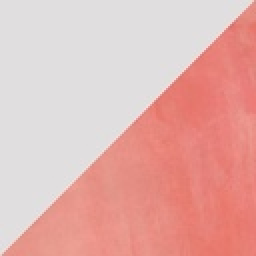
%> input picture gmm_mixture_model/original.jpg, 128 x 128 px, shrunk from 376 x 376 before the run (shown 2 times larger)
$ octave --eval "result = flipImage(imread('../gmm_mixture_model/original.jpg'));"   (GNU Octave 9; MATLAB toolbox functions it lacks are replaced by stand-ins)
%> lines starting %> are read from the running program, lines starting %| are printed output that depends on the picture
function [o] = flipImage(I)

[m, n, k] = size(I);
%> m = 128; n = 128; k = 3
o = zeros(m, n, k);
for i = 1:m-1
    for j = 1:n-1
        for z = 1:k
            o(i, j, z) = I(m-i, n-j, z);
        end
    end
end
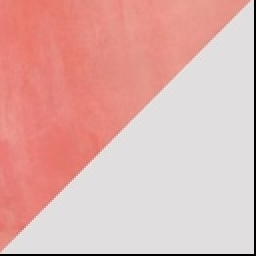
%> o: size 128x128x3 double (shown 2 times larger); mean R, G, B 224.4, 176.7, 172.6

o = uint8(o);
%> o: size 128x128x3 uint8
%imshow(o);

%%%%%%%%%%%%%%%%%%%%%%%%%%%%%%%%%%%%%%%%%%%%%%%%%%%%%%%%%%%%%%%%%%%%%%%%%%%

M = 7;
N = 7;

modifyO = padarray(o,[floor(M/2), floor(N/2)]);
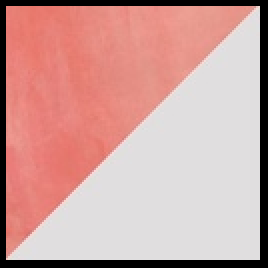
%> modifyO: size 134x134x3 uint8 (shown 2 times larger); mean R, G, B 204.8, 161.2, 157.5
BR = zeros([size(o,1) size(o,2)]);
BG = zeros([size(o,1) size(o,2)]);
BB = zeros([size(o,1) size(o,2)]);

%med_indx = round((M*N)/2);
for i = 1:size(modifyO, 1) - (M-1)
    for j = 1:size(modifyO, 2) - (N-1)
        temp = modifyO(i:i+(M-1),j:j+(N-1),:);

        redC = temp(:, :, 1);
        greenC = temp(:, :, 2);
        blueC = temp(:, :, 3);
        for k = 1:3
            BR(i, j, k) = median(redC(:));
            BG(i, j, k) = median(greenC(:));
            BB(i, j, k) = median(blueC(:));
        end
    end
end
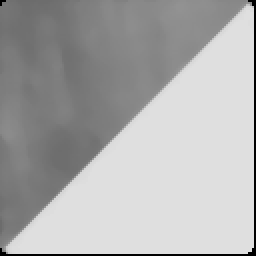
%> BB: size 128x128x3 double (shown 2 times larger); min 0, max 223, mean 172.3
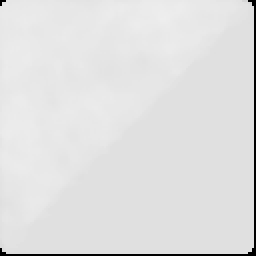
%> BR: size 128x128x3 double (shown 2 times larger); min 0, max 238, mean 224

BR = uint8(BR);
%> BR: size 128x128x3 uint8
BG = uint8(BG);
%> BG: size 128x128x3 uint8
BB = uint8(BB);
%> BB: size 128x128x3 uint8
%imshow(BR);
%imshow(BG);
%imshow(BB);

%%%%%%%%%%%%%%%%%%%%%%%%%%%%%%%%%%%%%%%%%%%%%%%%%%%%%%%%%%%%%%%%%%%%%%%%%%%

BR2 = BR(:, :, 1);
BG2 = BR(:, :, 2);
BB2 = BR(:, :, 3);

BR3 = BG(:, :, 1);
BG3 = BG(:, :, 2);
BB3 = BG(:, :, 3);

BR4 = BB(:, :, 1);
BG4 = BB(:, :, 2);
BB4 = BB(:, :, 3);

%gray1 = 0.3*BR2 + 0.59*BG2 + 0.11*BB2
%gray2 = 0.3*BR3 + 0.59*BG3 + 0.11*BB3
%gray3 = 0.3*BR4 + 0.59*BG4 + 0.11*BB4
gray = 0.3*BR + 0.59*BG + 0.11*BB
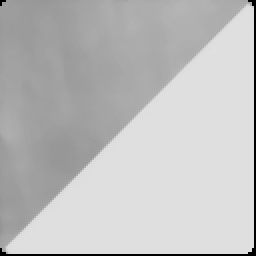
%> gray: size 128x128x3 uint8 (shown 2 times larger); min 0, max 224, mean 190.4

%imshow(gray1)
%imshow(gray2)
%imshow(gray3)
imshow(gray)


end
